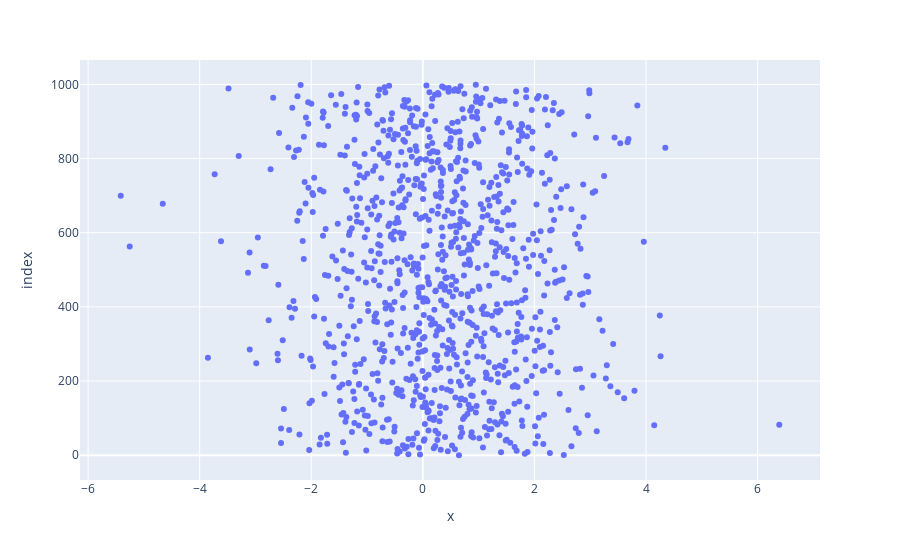
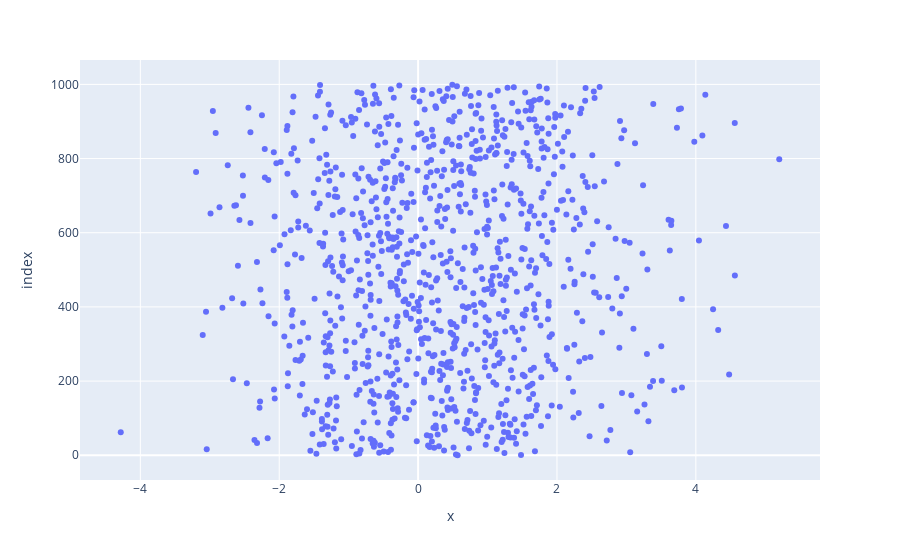
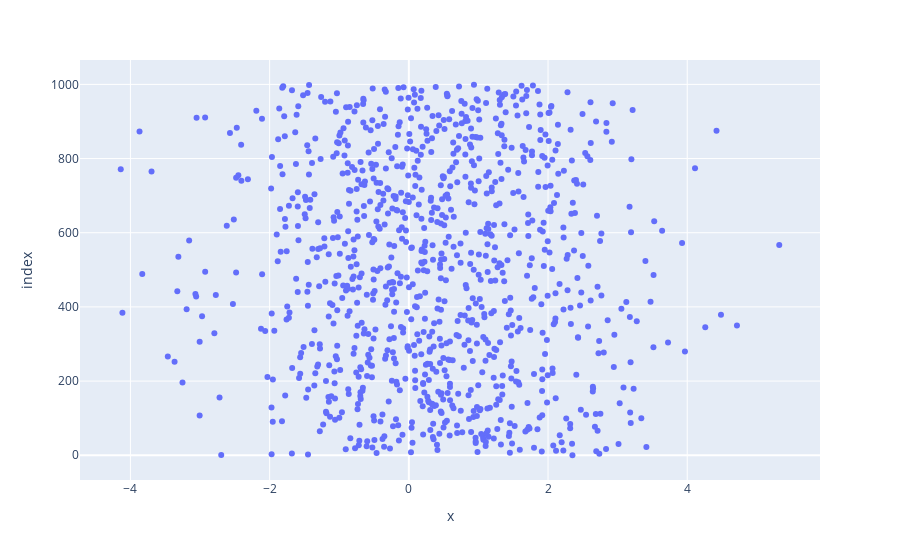

Notebook code cell kept with these figures, in order:
### Markdown cell above
##  Q2: Sampling.
Present a 3 figures with different samplings of 1000 points, using 3 different seeds

### Code cell
for seed in [18,26,42]:
    torch.random.manual_seed(seed)
    z = torch.randn(1000, 2,device=device)
    out = model(z).detach().cpu().numpy()
    px.scatter(out[:,0], out[:,1]).show()

### Figure 1 — Plotly figure (JSON) as saved in the notebook; plotly's stock layout.template omitted (floating-point values rounded to 4 significant figures; data arrays with more than 128 entries replaced by an {"elided": "..."} marker saying what was removed)
{"data": [{"hovertemplate": "x=%{x}<br>index=%{y}<extra></extra>", "legendgroup": "", "marker": {"color": "#636efa", "symbol": "circle"}, "mode": "markers", "name": "", "orientation": "h", "showlegend": false, "type": "scatter", "x": {"elided": "1000 float values"}, "xaxis": "x", "y": {"elided": "1000 int values"}, "yaxis": "y"}], "layout": {"legend": {"tracegroupgap": 0}, "margin": {"t": 60}, "xaxis": {"anchor": "y", "domain": [0, 1], "title": {"text": "x"}}, "yaxis": {"anchor": "x", "domain": [0, 1], "title": {"text": "index"}}}}

### Figure 2 — Plotly figure (JSON) as saved in the notebook; plotly's stock layout.template omitted (floating-point values rounded to 4 significant figures; data arrays with more than 128 entries replaced by an {"elided": "..."} marker saying what was removed)
{"data": [{"hovertemplate": "x=%{x}<br>index=%{y}<extra></extra>", "legendgroup": "", "marker": {"color": "#636efa", "symbol": "circle"}, "mode": "markers", "name": "", "orientation": "h", "showlegend": false, "type": "scatter", "x": {"elided": "1000 float values"}, "xaxis": "x", "y": {"elided": "1000 int values"}, "yaxis": "y"}], "layout": {"legend": {"tracegroupgap": 0}, "margin": {"t": 60}, "xaxis": {"anchor": "y", "domain": [0, 1], "title": {"text": "x"}}, "yaxis": {"anchor": "x", "domain": [0, 1], "title": {"text": "index"}}}}

### Figure 3 — Plotly figure (JSON) as saved in the notebook; plotly's stock layout.template omitted (floating-point values rounded to 4 significant figures; data arrays with more than 128 entries replaced by an {"elided": "..."} marker saying what was removed)
{"data": [{"hovertemplate": "x=%{x}<br>index=%{y}<extra></extra>", "legendgroup": "", "marker": {"color": "#636efa", "symbol": "circle"}, "mode": "markers", "name": "", "orientation": "h", "showlegend": false, "type": "scatter", "x": {"elided": "1000 float values"}, "xaxis": "x", "y": {"elided": "1000 int values"}, "yaxis": "y"}], "layout": {"legend": {"tracegroupgap": 0}, "margin": {"t": 60}, "xaxis": {"anchor": "y", "domain": [0, 1], "title": {"text": "x"}}, "yaxis": {"anchor": "x", "domain": [0, 1], "title": {"text": "index"}}}}
